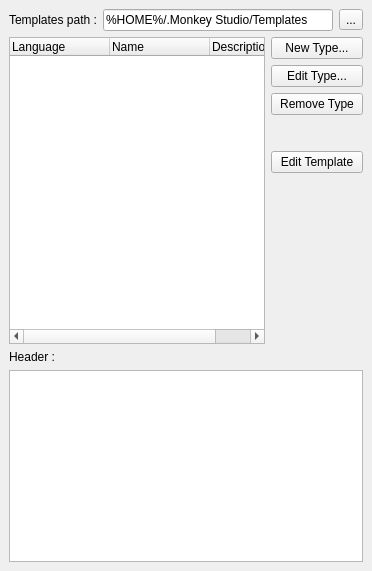
     <widget class="QWidget" name="pFileTemplates" >
      <layout class="QGridLayout" >
       <property name="margin" >
        <number>9</number>
       </property>
       <property name="spacing" >
        <number>6</number>
       </property>
       <item row="0" column="0" colspan="2" >
        <layout class="QHBoxLayout" >
         <property name="margin" >
          <number>0</number>
         </property>
         <property name="spacing" >
          <number>6</number>
         </property>
         <item>
          <widget class="QLabel" name="lTemplatesPath" >
           <property name="text" >
            <string>Templates path :</string>
           </property>
          </widget>
         </item>
         <item>
          <widget class="QLineEdit" name="leTemplatesPath" >
           <property name="text" >
            <string>%HOME%/.Monkey Studio/Templates</string>
           </property>
          </widget>
         </item>
         <item>
          <widget class="QToolButton" name="tbTemplatesPath" >
           <property name="text" >
            <string>...</string>
           </property>
          </widget>
         </item>
        </layout>
       </item>
       <item rowspan="6" row="1" column="0" >
        <widget class="QTreeWidget" name="twTemplatesType" >
         <property name="editTriggers" >
          <set>QAbstractItemView::NoEditTriggers</set>
         </property>
         <property name="alternatingRowColors" >
          <bool>true</bool>
         </property>
         <property name="rootIsDecorated" >
          <bool>false</bool>
         </property>
         <property name="itemsExpandable" >
          <bool>false</bool>
         </property>
         <property name="allColumnsShowFocus" >
          <bool>true</bool>
         </property>
         <column>
          <property name="text" >
           <string>Language</string>
          </property>
         </column>
         <column>
          <property name="text" >
           <string>Name</string>
          </property>
         </column>
         <column>
          <property name="text" >
           <string>Description</string>
          </property>
         </column>
        </widget>
       </item>
       <item row="1" column="1" >
        <widget class="QPushButton" name="pbAddTemplateType" >
         <property name="text" >
          <string>New Type...</string>
         </property>
        </widget>
       </item>
       <item row="2" column="1" >
        <widget class="QPushButton" name="pbEditTemplateType" >
         <property name="text" >
          <string>Edit Type...</string>
         </property>
        </widget>
       </item>
       <item row="3" column="1" >
        <widget class="QPushButton" name="pbRemoveTemplateType" >
         <property name="text" >
          <string>Remove Type</string>
         </property>
        </widget>
       </item>
       <item row="4" column="1" >
        <spacer>
         <property name="orientation" >
          <enum>Qt::Vertical</enum>
         </property>
         <property name="sizeType" >
          <enum>QSizePolicy::Fixed</enum>
         </property>
         <property name="sizeHint" >
          <size>
           <width>20</width>
           <height>30</height>
          </size>
         </property>
        </spacer>
       </item>
       <item row="5" column="1" >
        <widget class="QPushButton" name="pbEditTemplate" >
         <property name="text" >
          <string>Edit Template</string>
         </property>
        </widget>
       </item>
       <item row="6" column="1" >
        <spacer>
         <property name="orientation" >
          <enum>Qt::Vertical</enum>
         </property>
         <property name="sizeHint" >
          <size>
           <width>92</width>
           <height>171</height>
          </size>
         </property>
        </spacer>
       </item>
       <item row="7" column="0" colspan="2" >
        <widget class="QLabel" name="lHeader" >
         <property name="text" >
          <string>Header :</string>
         </property>
        </widget>
       </item>
       <item row="8" column="0" colspan="2" >
        <widget class="QTextEdit" name="teHeader" >
         <property name="font" >
          <font>
           <family>Monospace</family>
          </font>
         </property>
         <property name="lineWrapMode" >
          <enum>QTextEdit::NoWrap</enum>
         </property>
         <property name="acceptRichText" >
          <bool>false</bool>
         </property>
        </widget>
       </item>
      </layout>
     </widget>
